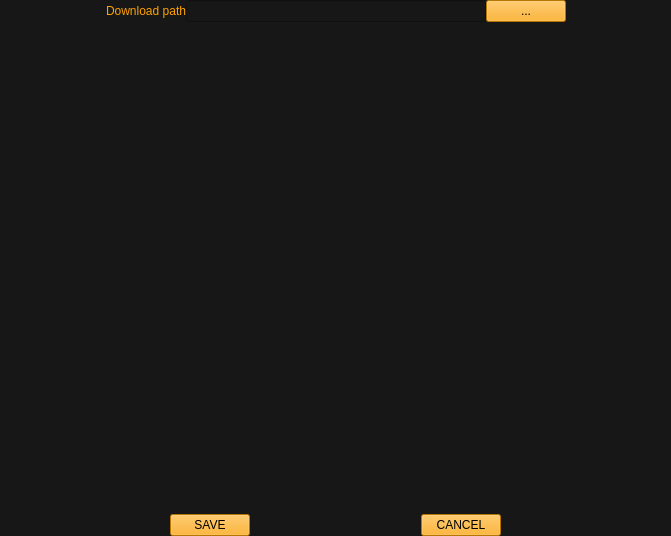
<?xml version="1.0" encoding="UTF-8"?>
<ui version="4.0">
 <class>settingswindow</class>
 <widget class="QWidget" name="settingswindow">
  <property name="geometry">
   <rect>
    <x>0</x>
    <y>0</y>
    <width>671</width>
    <height>536</height>
   </rect>
  </property>
  <property name="minimumSize">
   <size>
    <width>0</width>
    <height>0</height>
   </size>
  </property>
  <property name="windowTitle">
   <string>Form</string>
  </property>
  <property name="styleSheet">
   <string notr="true">background-color: rgb(23, 23, 23);</string>
  </property>
  <layout class="QVBoxLayout" name="centralWidgetLayout">
   <property name="spacing">
    <number>0</number>
   </property>
   <property name="leftMargin">
    <number>0</number>
   </property>
   <property name="topMargin">
    <number>0</number>
   </property>
   <property name="rightMargin">
    <number>0</number>
   </property>
   <property name="bottomMargin">
    <number>0</number>
   </property>
   <item>
    <layout class="QHBoxLayout" name="horizontalLayout">
     <item>
      <spacer name="horizontalSpacer_2">
       <property name="orientation">
        <enum>Qt::Horizontal</enum>
       </property>
       <property name="sizeHint" stdset="0">
        <size>
         <width>40</width>
         <height>20</height>
        </size>
       </property>
      </spacer>
     </item>
     <item>
      <widget class="QLabel" name="label">
       <property name="styleSheet">
        <string notr="true">color: rgb(255, 162, 0);</string>
       </property>
       <property name="text">
        <string>Download path</string>
       </property>
      </widget>
     </item>
     <item>
      <widget class="QLineEdit" name="lineEdit">
       <property name="minimumSize">
        <size>
         <width>300</width>
         <height>0</height>
        </size>
       </property>
       <property name="styleSheet">
        <string notr="true">color: rgb(255, 255, 255);</string>
       </property>
      </widget>
     </item>
     <item>
      <widget class="QPushButton" name="pushButton">
       <property name="styleSheet">
        <string notr="true">background-color: rgb(255, 162, 0);</string>
       </property>
       <property name="text">
        <string>...</string>
       </property>
       <property name="flat">
        <bool>false</bool>
       </property>
      </widget>
     </item>
     <item>
      <spacer name="horizontalSpacer">
       <property name="orientation">
        <enum>Qt::Horizontal</enum>
       </property>
       <property name="sizeHint" stdset="0">
        <size>
         <width>40</width>
         <height>20</height>
        </size>
       </property>
      </spacer>
     </item>
    </layout>
   </item>
   <item>
    <spacer name="verticalSpacer">
     <property name="orientation">
      <enum>Qt::Vertical</enum>
     </property>
     <property name="sizeHint" stdset="0">
      <size>
       <width>20</width>
       <height>40</height>
      </size>
     </property>
    </spacer>
   </item>
   <item>
    <layout class="QHBoxLayout" name="horizontalLayout_2">
     <item>
      <spacer name="horizontalSpacer_3">
       <property name="orientation">
        <enum>Qt::Horizontal</enum>
       </property>
       <property name="sizeHint" stdset="0">
        <size>
         <width>40</width>
         <height>20</height>
        </size>
       </property>
      </spacer>
     </item>
     <item>
      <widget class="QPushButton" name="btnSave">
       <property name="styleSheet">
        <string notr="true">background-color: rgb(255, 162, 0);</string>
       </property>
       <property name="text">
        <string>SAVE</string>
       </property>
      </widget>
     </item>
     <item>
      <spacer name="horizontalSpacer_5">
       <property name="orientation">
        <enum>Qt::Horizontal</enum>
       </property>
       <property name="sizeType">
        <enum>QSizePolicy::MinimumExpanding</enum>
       </property>
       <property name="sizeHint" stdset="0">
        <size>
         <width>40</width>
         <height>20</height>
        </size>
       </property>
      </spacer>
     </item>
     <item>
      <widget class="QPushButton" name="btnCancel">
       <property name="styleSheet">
        <string notr="true">background-color: rgb(255, 162, 0);</string>
       </property>
       <property name="text">
        <string>CANCEL</string>
       </property>
      </widget>
     </item>
     <item>
      <spacer name="horizontalSpacer_4">
       <property name="orientation">
        <enum>Qt::Horizontal</enum>
       </property>
       <property name="sizeType">
        <enum>QSizePolicy::MinimumExpanding</enum>
       </property>
       <property name="sizeHint" stdset="0">
        <size>
         <width>40</width>
         <height>20</height>
        </size>
       </property>
      </spacer>
     </item>
    </layout>
   </item>
  </layout>
 </widget>
 <resources/>
 <connections/>
</ui>
